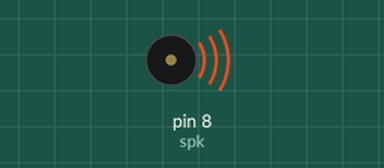
Simulated run of this sketch. Board: Arduino Uno, built with avr-gcc and run on an emulated ATmega328P. On the bench: buzzer (waves = sounding).

Above: at 2.5 s.
At 5.3 s:
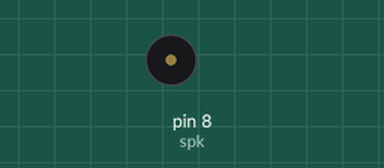
Timing chart, 0 to 6.8 s (numbered marks = the images above):
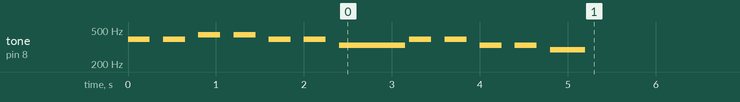

The sketch:

10_playTone.ino
```cpp
int melody[] = {262,294,330,349,392,440,494,523};
int melody_School[] = {392,392,440,440,392,392,330,392,392,330,330,294};
int duration[] = {250,250,250,250,250,250,750,250,250,250,250,750};
int spk = 8;

void setup() {
  pinMode(spk , OUTPUT);
  for(int i= 0; i < 12; i++)
  {
    tone(spk, melody_School[i],duration[i]);
    delay(400);
    if(i == 6)
    {
      delay(400);
    }
    noTone(spk);
  }
}

void loop() {
  // put your main code here, to run repeatedly:

}
```
